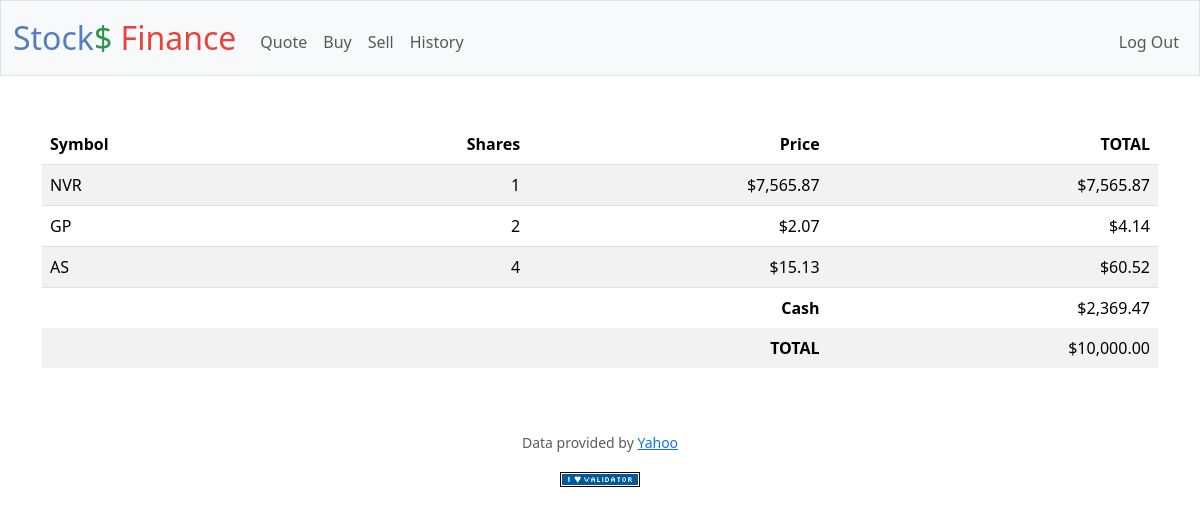
The page / (signed in) on the database its author committed.
### tables this page shows
CREATE TABLE purchase(id INTEGER PRIMARY KEY NOT NULL, symbol TEXT, shares INTEGER, price REAL, total REAL, purchase_date TIMESTAMP DEFAULT CURRENT_TIMESTAMP, user_id INTEGER NOT NULL, FOREIGN KEY(user_id) REFERENCES users(id));

CREATE TABLE users (id INTEGER PRIMARY KEY AUTOINCREMENT NOT NULL, username TEXT NOT NULL, hash TEXT NOT NULL, cash NUMERIC NOT NULL DEFAULT 10000.00);

### app.py (the view)
@app.route("/")
@login_required
def index():
    purchases = db.execute("SELECT * FROM purchase WHERE user_id = ?", session["user_id"])
    cash = db.execute("SELECT cash FROM users WHERE id = ?", session["user_id"])[0]['cash']
    total = db.execute("SELECT SUM(total) FROM purchase WHERE user_id = ?", session["user_id"])[0]['SUM(total)']
    if total is None:
        total = 0
    grand_total = cash + total
    return render_template("index.html", purchases=purchases, cash=cash, total=grand_total)

### app.py (called while the page is built)
@app.after_request
def after_request(response):
    response.headers["Cache-Control"] = "no-cache, no-store, must-revalidate"
    response.headers["Expires"] = 0
    response.headers["Pragma"] = "no-cache"
    return response

### helpers.py (called while the page is built)
def login_required(f):
    @wraps(f)
    def decorated_function(*args, **kwargs):
        if session.get("user_id") is None:
            return redirect("/login")
        return f(*args, **kwargs)
    return decorated_function

def usd(value):
    return f"${value:,.2f}"

### templates/index.html (shortened to what this page needs)
{% extends "layout.html" %}
{% block main %}
    <table class="table table-striped">
        <thead>
            <tr>
                <th class="text-start">Symbol</th>
                <th class="text-end">Shares</th>
                <th class="text-end">Price</th>
                <th class="text-end">TOTAL</th>
            </tr>
        </thead>
        <tbody>
            {% for purchase in purchases %}
            <tr>
                <td class="text-start">{{ purchase.symbol }}</td>
                <td class="text-end">{{ purchase.shares }}</td>
                <td class="text-end">{{ purchase.price | usd }}</td>
                <td class="text-end">{{ purchase.total | usd }}</td>
            </tr>
            {% endfor %}
            <tr>
                <th class="border-0 fw-bold text-end" colspan="3">Cash</th>
                <td class=" border-0 text-end">{{ cash | usd }}</td>
            </tr>
            <tr>
                <th class="border-0 fw-bold text-end" colspan="3">TOTAL</th>
                <td class="border-0 w-bold text-end">{{ total | usd }}</td>
            </tr>
        </tbody>
    </table>
{% endblock %}

### templates/layout.html (shortened to what this page needs)
<!DOCTYPE html>
<html lang="en">
    <head>
        <link href="https://cdn.jsdelivr.net/npm/bootstrap@5.3.2/dist/css/bootstrap.min.css" rel="stylesheet">
        <link href="/static/styles.css" rel="stylesheet">
    </head>
    <body>
        <nav class="bg-light border navbar navbar-expand-md navbar-light">
            <div class="container-fluid">
                <a class="navbar-brand" href="/"><span class="blue">Stock</span><span class="green">$</span> <span class="red">Finance</span></a>
                <div class="collapse navbar-collapse" id="navbar">
                    {% if session["user_id"] %}
                        <ul class="navbar-nav me-auto mt-2">
                            <li class="nav-item"><a class="nav-link" href="/quote">Quote</a></li>
                            <li class="nav-item"><a class="nav-link" href="/buy">Buy</a></li>
                            <li class="nav-item"><a class="nav-link" href="/sell">Sell</a></li>
                            <li class="nav-item"><a class="nav-link" href="/history">History</a></li>
                        </ul>
                        <ul class="navbar-nav ms-auto mt-2">
                            <li class="nav-item"><a class="nav-link" href="/logout">Log Out</a></li>
                        </ul>
                    {% else %}
                        <ul class="navbar-nav ms-auto mt-2">
                            <li class="nav-item"><a class="nav-link" href="/register">Register</a></li>
                            <li class="nav-item"><a class="nav-link" href="/login">Log In</a></li>
                        </ul>
                    {% endif %}
                </div>
            </div>
        </nav>
        <main class="container py-5 text-center">
            {% block main %}{% endblock %}
        </main>
        <footer class="mb-5">
            <p class="mb-3 small text-center text-muted">
                Data provided by <a href="https://finance.yahoo.com/">Yahoo</a>
            </p>
            <form action="https://validator.w3.org/check" class="text-center" enctype="multipart/form-data" method="post" target="_blank">
                <input alt="Validate" src="/static/I_heart_validator.png" type="image">
            </form>
        </footer>
    </body>
</html>

### static/styles.css (style rules this page uses)
nav .navbar-brand { font-size: xx-large; }
nav .navbar-brand .blue { color: #537fbe; }
nav .navbar-brand .red { color: #ea433b; }
nav .navbar-brand .green { color: #2e944b; }
.table { --bs-table-color-type: initial; --bs-table-bg-type: initial; --bs-table-color-state: initial; --bs-table-bg-state: initial; --bs-table-color: var(--bs-emphasis-color); --bs-table-bg: var(--bs-body-bg); --bs-table-border-color: var(--bs-border-color); --bs-table-accent-bg: transparent; --bs-table-striped-color: var(--bs-emphasis-color); --bs-table-striped-bg: rgba(var(--bs-emphasis-color-rgb), 0.05); --bs-table-active-color: var(--bs-emphasis-color); --bs-table-active-bg: rgba(var(--bs-emphasis-color-rgb), 0.1); --bs-table-hover-color: var(--bs-emphasis-color); --bs-table-hover-bg: rgba(var(--bs-emphasis-color-rgb), 0.075); width: 100%; margin-bottom: 1rem; vertical-align: top; border-color: var(--bs-table-border-color); }
table { caption-side: bottom; border-collapse: collapse; }
table { display: table; box-sizing: border-box; text-indent: initial; border-spacing: 2px; border-color: gray; }

### rows shown on the page
purchase: symbol "NVR", shares "1", price "$7,565.87", total "$7,565.87"
purchase: symbol "GP", shares "2", price "$2.07", total "$4.14"
purchase: symbol "AS", shares "4", price "$15.13", total "$60.52"
users: cash "$2,369.47"

### other values the page prints
{{ total | usd }} "$10,000.00"
